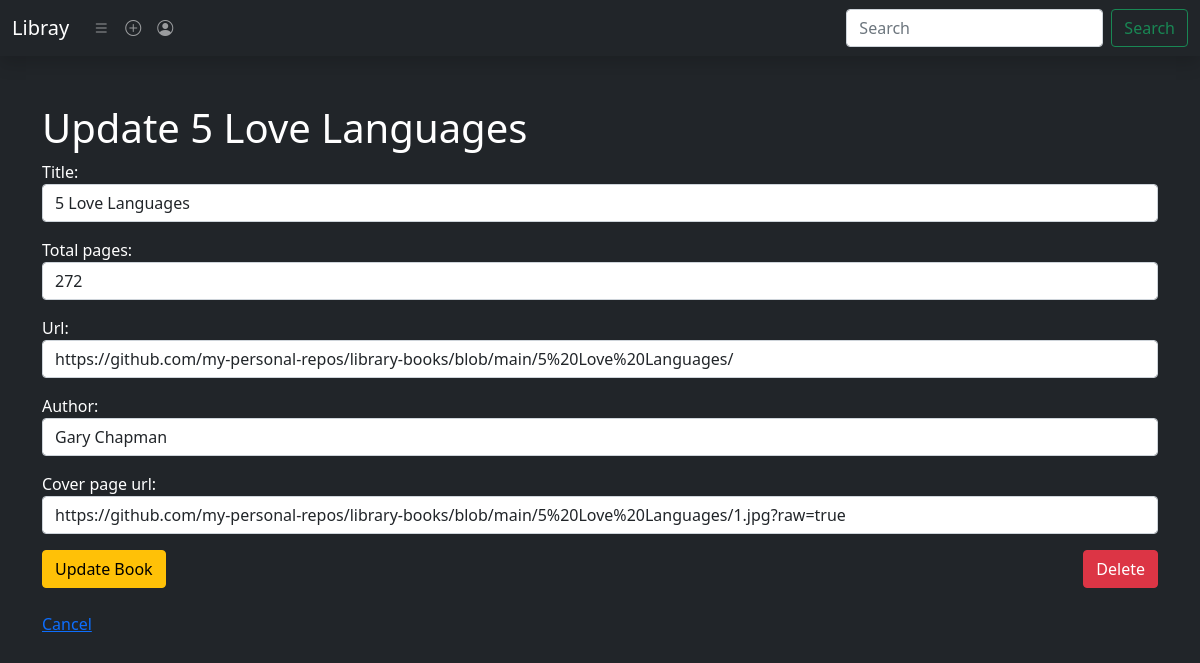
/library/update/7, run on the app's committed database.
### library/models.py (models this page shows, shortened)
class Book(models.Model):
    title = models.CharField(max_length=500)
    total_pages = models.PositiveIntegerField()
    url = models.URLField(blank=False, null=False)
    cover_page_url = models.URLField(default='https://github.com/my-personal-repos/library-books/blob/main/cover_photo.jpg?raw=true')
    author = models.CharField(max_length=100, null=True, blank=True)
    last_accessed_page = models.PositiveBigIntegerField(default=1)
    class Meta():
        ordering = ['title']

### library/views.py (the view)
# urls.py: path('update/<int:pk>', views.BookUpdateView.as_view(), name='update'),
class BookUpdateView(UpdateView):
    form_class = BookCreateForm
    template_name = 'library/book_form.html'
    def get_queryset(self):
        return Book.objects.filter(pk=self.kwargs['pk'])

### library/forms.py
class BookCreateForm(forms.ModelForm):
    class Meta:
        model = Book
        fields = ('title', 'total_pages', 'url', 'author', 'cover_page_url')
        widgets = {
            'title': forms.TextInput(attrs={'class': 'form-control'}),
            'total_pages': forms.NumberInput(attrs={'class': 'form-control'}),
            'url': forms.TextInput(attrs={'class': 'form-control'}),
            'author': forms.TextInput(attrs={'class': 'form-control'}),
            'cover_page_url': forms.TextInput(attrs={'class': 'form-control'}),
        }

### library/templates/library/book_form.html (shortened to what this page needs)
{% extends 'library/base.html' %}
{% block page_content %}
<div class="container text-white m-5 d-block m-auto mt-5">
    <h1 class="text-white">
        {% if form.instance.pk %}
        Update {{form.instance.title}}
        {% else %}
        Add New Book
        {% endif %}
    </h1>
    <form method="POST">
        {{form.as_p}}
        {% if form.instance.pk %}
        <div class="w-100 d-flex flex-row justify-content-between">
            <input type="submit" class="btn btn-warning" value="Update Book">
            <a href="{% url 'library:delete' book.pk %}" class="btn btn-danger">Delete</a>
        </div>
        <br>
        <a href="{% url 'library:detail' book.pk book.last_accessed_page %}">Cancel</a>
        {% else %}
        <input type="submit" class="btn btn-secondary" value="Add Book">
        {% endif %}
    </form>
</div>
{% endblock page_content %}

### data on the page
Book: instance "5 Love Languages", title "5 Love Languages", total_pages "272", url "https://github.com/my-personal-repos/library-books/blob/main/5%20Love%20Languages/", author "Gary Chapman", cover_page_url "https://github.com/my-personal-repos/library-books/blob/main/5%20Love%20Languages/1.jpg?raw=true"
